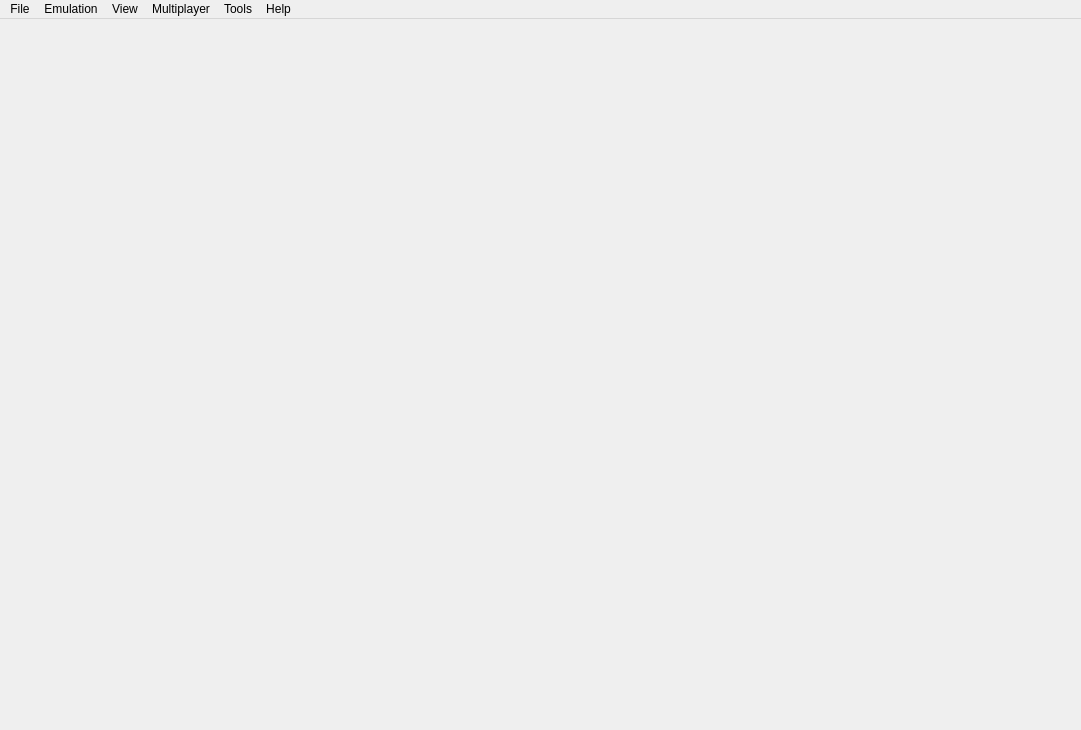
<?xml version="1.0" encoding="UTF-8"?>
<ui version="4.0">
 <class>MainWindow</class>
 <widget class="QMainWindow" name="MainWindow">
  <property name="geometry">
   <rect>
    <x>0</x>
    <y>0</y>
    <width>1081</width>
    <height>730</height>
   </rect>
  </property>
  <property name="windowTitle">
   <string>Azahar</string>
  </property>
  <property name="windowIcon">
   <iconset>
    <normaloff>dist/azahar.png</normaloff>dist/azahar.png</iconset>
  </property>
  <property name="tabShape">
   <enum>QTabWidget::Rounded</enum>
  </property>
  <property name="dockNestingEnabled">
   <bool>true</bool>
  </property>
  <widget class="QWidget" name="centralwidget">
   <layout class="QHBoxLayout" name="horizontalLayout">
    <property name="leftMargin">
     <number>0</number>
    </property>
    <property name="topMargin">
     <number>0</number>
    </property>
    <property name="rightMargin">
     <number>0</number>
    </property>
    <property name="bottomMargin">
     <number>0</number>
    </property>
   </layout>
  </widget>
  <widget class="QMenuBar" name="menubar">
   <property name="geometry">
    <rect>
     <x>0</x>
     <y>0</y>
     <width>1081</width>
     <height>22</height>
    </rect>
   </property>
   <widget class="QMenu" name="menu_File">
    <property name="title">
     <string>File</string>
    </property>
    <widget class="QMenu" name="menu_Boot_Home_Menu">
     <property name="title">
      <string>Boot Home Menu</string>
     </property>
     <addaction name="action_Boot_Home_Menu_JPN"/>
     <addaction name="action_Boot_Home_Menu_USA"/>
     <addaction name="action_Boot_Home_Menu_EUR"/>
     <addaction name="action_Boot_Home_Menu_AUS"/>
     <addaction name="action_Boot_Home_Menu_CHN"/>
     <addaction name="action_Boot_Home_Menu_KOR"/>
     <addaction name="action_Boot_Home_Menu_TWN"/>
    </widget>
    <widget class="QMenu" name="menu_recent_files">
     <property name="title">
      <string>Recent Files</string>
     </property>
    </widget>
    <widget class="QMenu" name="menu_Amiibo">
     <property name="title">
      <string>Amiibo</string>
     </property>
     <addaction name="action_Load_Amiibo"/>
     <addaction name="action_Remove_Amiibo"/>
    </widget>
    <addaction name="action_Load_File"/>
    <addaction name="action_Install_CIA"/>
    <addaction name="action_Connect_Artic"/>
    <addaction name="separator"/>
    <addaction name="action_Setup_System_Files"/>
    <addaction name="menu_Boot_Home_Menu"/>
    <addaction name="separator"/>
    <addaction name="menu_recent_files"/>
    <addaction name="separator"/>
    <addaction name="menu_Amiibo"/>
    <addaction name="separator"/>
    <addaction name="action_Open_Citra_Folder"/>
    <addaction name="separator"/>
    <addaction name="action_Exit"/>
   </widget>
   <widget class="QMenu" name="menu_Emulation">
    <property name="title">
     <string>Emulation</string>
    </property>
    <widget class="QMenu" name="menu_Save_State">
     <property name="title">
      <string>Save State</string>
     </property>
     <addaction name="action_Save_to_Oldest_Slot"/>
     <addaction name="action_Quick_Save"/>
     <addaction name="separator"/>
    </widget>
    <widget class="QMenu" name="menu_Load_State">
     <property name="title">
      <string>Load State</string>
     </property>
     <addaction name="action_Load_from_Newest_Slot"/>
     <addaction name="action_Quick_Load"/>
     <addaction name="separator"/>
    </widget>
    <addaction name="action_Pause"/>
    <addaction name="action_Stop"/>
    <addaction name="action_Restart"/>
    <addaction name="separator"/>
    <addaction name="menu_Load_State"/>
    <addaction name="menu_Save_State"/>
    <addaction name="separator"/>
    <addaction name="action_Configure"/>
    <addaction name="action_Configure_Current_Game"/>
   </widget>
   <widget class="QMenu" name="menu_View">
    <property name="title">
     <string>View</string>
    </property>
    <widget class="QMenu" name="menu_View_Debugging">
     <property name="title">
      <string>Debugging</string>
     </property>
     <addaction name="action_Create_Pica_Surface_Viewer"/>
     <addaction name="separator"/>
    </widget>
    <widget class="QMenu" name="menu_Screen_Layout">
     <property name="title">
      <string>Screen Layout</string>
     </property>
     <addaction name="action_Screen_Layout_Default"/>
     <addaction name="action_Screen_Layout_Single_Screen"/>
     <addaction name="action_Screen_Layout_Large_Screen"/>
     <addaction name="action_Screen_Layout_Side_by_Side"/>
     <addaction name="action_Screen_Layout_Separate_Windows"/>
     <addaction name="action_Screen_Layout_Hybrid_Screen"/>
     <addaction name="action_Screen_Layout_Custom_Layout"/>
     <addaction name="separator"/>
     <addaction name="action_Screen_Layout_Upright_Screens"/>
     <addaction name="action_Screen_Layout_Swap_Screens"/>
     <widget class="QMenu" name="menu_Small_Screen_Position">
      <property name="enabled">
     <bool>true</bool>
    </property>
      <property name="title">
       <string>Small Screen Position</string>
      </property>
      <addaction name="action_Small_Screen_TopRight"/>
      <addaction name="action_Small_Screen_MiddleRight"/>
      <addaction name="action_Small_Screen_BottomRight"/>
      <addaction name="action_Small_Screen_TopLeft"/>
      <addaction name="action_Small_Screen_MiddleLeft"/>
      <addaction name="action_Small_Screen_BottomLeft"/>
      <addaction name="action_Small_Screen_Above"/>
      <addaction name="action_Small_Screen_Below"/>
     </widget>
     <addaction name="menu_Small_Screen_Position"/>
    </widget>
    <addaction name="action_Fullscreen"/>
    <addaction name="action_Single_Window_Mode"/>
    <addaction name="menu_Screen_Layout"/>
    <addaction name="separator"/>
    <addaction name="action_Display_Dock_Widget_Headers"/>
    <addaction name="action_Show_Filter_Bar"/>
    <addaction name="action_Show_Status_Bar"/>
    <addaction name="separator"/>
    <addaction name="menu_View_Debugging"/>
   </widget>
   <widget class="QMenu" name="menu_Multiplayer">
    <property name="enabled">
     <bool>true</bool>
    </property>
    <property name="title">
     <string>Multiplayer</string>
    </property>
    <addaction name="action_View_Lobby"/>
    <addaction name="action_Start_Room"/>
    <addaction name="action_Connect_To_Room"/>
    <addaction name="separator"/>
    <addaction name="action_Show_Room"/>
    <addaction name="action_Leave_Room"/>
   </widget>
   <widget class="QMenu" name="menu_Tools">
    <property name="title">
     <string>Tools</string>
    </property>
    <widget class="QMenu" name="menu_Movie">
     <property name="title">
      <string>Movie</string>
     </property>
     <addaction name="action_Record_Movie"/>
     <addaction name="action_Play_Movie"/>
     <addaction name="action_Close_Movie"/>
     <addaction name="separator"/>
     <addaction name="action_Movie_Read_Only_Mode"/>
     <addaction name="action_Save_Movie"/>
    </widget>
    <addaction name="action_Advance_Frame"/>
    <addaction name="menu_Movie"/>
    <addaction name="separator"/>
    <addaction name="action_Capture_Screenshot"/>
    <addaction name="action_Dump_Video"/>
    <addaction name="separator"/>
    <addaction name="action_Compress_ROM_File"/>
    <addaction name="action_Decompress_ROM_File"/>
   </widget>
   <widget class="QMenu" name="menu_Help">
    <property name="title">
     <string>Help</string>
    </property>
    <addaction name="separator"/>
    <addaction name="action_Report_Compatibility"/>
    <addaction name="separator"/>
    <addaction name="action_Open_Log_Folder"/>
    <addaction name="action_FAQ"/>
    <addaction name="action_About"/>
   </widget>
   <addaction name="menu_File"/>
   <addaction name="menu_Emulation"/>
   <addaction name="menu_View"/>
   <addaction name="menu_Multiplayer"/>
   <addaction name="menu_Tools"/>
   <addaction name="menu_Help"/>
  </widget>
  <action name="action_Load_File">
   <property name="text">
    <string>Load File...</string>
   </property>
  </action>
  <action name="action_Install_CIA">
   <property name="text">
    <string>Install CIA...</string>
   </property>
  </action>
  <action name="action_Connect_Artic">
    <property name="text">
      <string>Connect to Artic Base...</string>
    </property>
  </action>
  <action name="action_Setup_System_Files">
    <property name="text">
      <string>Set Up System Files...</string>
    </property>
  </action>
  <action name="action_Boot_Home_Menu_JPN">
   <property name="text">
    <string>JPN</string>
   </property>
  </action>
  <action name="action_Boot_Home_Menu_USA">
   <property name="text">
    <string>USA</string>
   </property>
  </action>
  <action name="action_Boot_Home_Menu_EUR">
   <property name="text">
    <string>EUR</string>
   </property>
  </action>
  <action name="action_Boot_Home_Menu_AUS">
   <property name="text">
    <string>AUS</string>
   </property>
  </action>
  <action name="action_Boot_Home_Menu_CHN">
   <property name="text">
    <string>CHN</string>
   </property>
  </action>
  <action name="action_Boot_Home_Menu_KOR">
   <property name="text">
    <string>KOR</string>
   </property>
  </action>
  <action name="action_Boot_Home_Menu_TWN">
   <property name="text">
    <string>TWN</string>
   </property>
  </action>
  <action name="action_Exit">
   <property name="text">
    <string>Exit</string>
   </property>
  </action>
  <action name="action_Pause">
   <property name="enabled">
    <bool>false</bool>
   </property>
   <property name="text">
    <string>Pause</string>
   </property>
  </action>
  <action name="action_Stop">
   <property name="enabled">
    <bool>false</bool>
   </property>
   <property name="text">
    <string>Stop</string>
   </property>
  </action>
  <action name="action_Save">
   <property name="enabled">
    <bool>false</bool>
   </property>
   <property name="text">
    <string>Save</string>
   </property>
  </action>
  <action name="action_Load">
   <property name="enabled">
    <bool>false</bool>
   </property>
   <property name="text">
    <string>Load</string>
   </property>
  </action>
  <action name="action_FAQ">
   <property name="text">
    <string>FAQ</string>
   </property>
  </action>
  <action name="action_About">
   <property name="text">
    <string>About Azahar</string>
   </property>
   <property name="menuRole">
    <enum>QAction::AboutRole</enum>
   </property>
  </action>
  <action name="action_Single_Window_Mode">
   <property name="checkable">
    <bool>true</bool>
   </property>
   <property name="text">
    <string>Single Window Mode</string>
   </property>
  </action>
  <action name="action_Save_to_Oldest_Slot">
   <property name="text">
    <string>Save to Oldest Slot</string>
   </property>
  </action>
  <action name="action_Quick_Save">
   <property name="text">
    <string>Quick Save</string>
   </property>
  </action>
  <action name="action_Load_from_Newest_Slot">
   <property name="text">
    <string>Load from Newest Slot</string>
   </property>
  </action>
  <action name="action_Quick_Load">
   <property name="text">
    <string>Quick Load</string>
   </property>
  </action>
  <action name="action_Configure">
   <property name="text">
    <string>Configure...</string>
   </property>
   <property name="menuRole">
    <enum>QAction::PreferencesRole</enum>
   </property>
  </action>
  <action name="action_Display_Dock_Widget_Headers">
   <property name="checkable">
    <bool>true</bool>
   </property>
   <property name="text">
    <string>Display Dock Widget Headers</string>
   </property>
  </action>
  <action name="action_Show_Filter_Bar">
   <property name="checkable">
    <bool>true</bool>
   </property>
   <property name="text">
    <string>Show Filter Bar</string>
   </property>
  </action>
  <action name="action_Show_Status_Bar">
   <property name="checkable">
    <bool>true</bool>
   </property>
   <property name="text">
    <string>Show Status Bar</string>
   </property>
  </action>
  <action name="action_Create_Pica_Surface_Viewer">
   <property name="text">
    <string>Create Pica Surface Viewer</string>
   </property>
  </action>
  <action name="action_Record_Movie">
   <property name="text">
    <string>Record...</string>
   </property>
  </action>
  <action name="action_Play_Movie">
   <property name="text">
    <string>Play...</string>
   </property>
  </action>
  <action name="action_Close_Movie">
   <property name="text">
    <string>Close</string>
   </property>
   <property name="enabled">
    <bool>false</bool>
   </property>
  </action>
  <action name="action_Save_Movie">
   <property name="enabled">
    <bool>false</bool>
   </property>
   <property name="text">
    <string>Save without Closing</string>
   </property>
  </action>
  <action name="action_Movie_Read_Only_Mode">
   <property name="checkable">
    <bool>true</bool>
   </property>
   <property name="checked">
    <bool>true</bool>
   </property>
   <property name="text">
    <string>Read-Only Mode</string>
   </property>
  </action>
  <action name="action_Advance_Frame">
   <property name="enabled">
    <bool>false</bool>
   </property>
   <property name="text">
    <string>Advance Frame</string>
   </property>
  </action>
  <action name="action_Capture_Screenshot">
   <property name="enabled">
    <bool>false</bool>
   </property>
   <property name="text">
    <string>Capture Screenshot</string>
   </property>
  </action>
  <action name="action_Dump_Video">
   <property name="checkable">
    <bool>true</bool>
   </property>
   <property name="text">
    <string>Dump Video</string>
   </property>
  </action>
  <action name="action_Compress_ROM_File">
   <property name="text">
    <string>Compress ROM File...</string>
   </property>
  </action>
  <action name="action_Decompress_ROM_File">
   <property name="text">
    <string>Decompress ROM File...</string>
   </property>
  </action>
  <action name="action_View_Lobby">
   <property name="enabled">
    <bool>true</bool>
   </property>
   <property name="text">
    <string>Browse Public Rooms</string>
   </property>
  </action>
  <action name="action_Start_Room">
   <property name="enabled">
    <bool>true</bool>
   </property>
   <property name="text">
    <string>Create Room</string>
   </property>
  </action>
  <action name="action_Leave_Room">
   <property name="enabled">
    <bool>false</bool>
   </property>
   <property name="text">
    <string>Leave Room</string>
   </property>
  </action>
  <action name="action_Connect_To_Room">
   <property name="text">
    <string>Direct Connect to Room</string>
   </property>
  </action>
  <action name="action_Show_Room">
   <property name="enabled">
    <bool>false</bool>
   </property>
   <property name="text">
    <string>Show Current Room</string>
   </property>
  </action>
  <action name="action_Fullscreen">
   <property name="checkable">
    <bool>true</bool>
   </property>
   <property name="text">
    <string>Fullscreen</string>
   </property>
  </action>
  <action name="action_Open_Log_Folder">
   <property name="text">
    <string>Open Log Folder</string>
   </property>
   <property name="toolTip">
    <string>Opens the Azahar Log folder</string>
   </property>
  </action>
  <action name="action_Screen_Layout_Default">
   <property name="checkable">
    <bool>true</bool>
   </property>
   <property name="text">
    <string>Default</string>
   </property>
  </action>
  <action name="action_Screen_Layout_Single_Screen">
   <property name="checkable">
    <bool>true</bool>
   </property>
   <property name="text">
    <string>Single Screen</string>
   </property>
  </action>
  <action name="action_Screen_Layout_Large_Screen">
   <property name="checkable">
    <bool>true</bool>
   </property>
   <property name="text">
    <string>Large Screen</string>
   </property>
  </action>
  <action name="action_Screen_Layout_Side_by_Side">
   <property name="checkable">
    <bool>true</bool>
   </property>
   <property name="text">
    <string>Side by Side</string>
   </property>
  </action>
  <action name="action_Screen_Layout_Separate_Windows">
   <property name="checkable">
    <bool>true</bool>
   </property>
   <property name="text">
    <string>Separate Windows</string>
   </property>
  </action>
  <action name="action_Screen_Layout_Hybrid_Screen">
   <property name="checkable">
    <bool>true</bool>
   </property>
   <property name="text">
    <string>Hybrid Screen</string>
   </property>
  </action>
  <action name="action_Screen_Layout_Custom_Layout">
   <property name="checkable">
    <bool>true</bool>
   </property>
   <property name="text">
    <string>Custom Layout</string>
   </property>
  </action>
  <action name="action_Small_Screen_TopRight">
   <property name="checkable">
    <bool>true</bool>
   </property>
   <property name="text">
    <string>Top Right</string>
   </property>
  </action>
  <action name="action_Small_Screen_MiddleRight">
   <property name="checkable">
    <bool>true</bool>
   </property>
   <property name="text">
    <string>Middle Right</string>
   </property>
  </action>
  <action name="action_Small_Screen_BottomRight">
   <property name="checkable">
    <bool>true</bool>
   </property>
   <property name="text">
    <string>Bottom Right</string>
   </property>
  </action>
  <action name="action_Small_Screen_TopLeft">
   <property name="checkable">
    <bool>true</bool>
   </property>
   <property name="text">
    <string>Top Left</string>
   </property>
  </action>
  <action name="action_Small_Screen_MiddleLeft">
   <property name="checkable">
    <bool>true</bool>
   </property>
   <property name="text">
    <string>Middle Left</string>
   </property>
  </action>
  <action name="action_Small_Screen_BottomLeft">
   <property name="checkable">
    <bool>true</bool>
   </property>
   <property name="text">
    <string>Bottom Left</string>
   </property>
  </action>
  <action name="action_Small_Screen_Above">
   <property name="checkable">
    <bool>true</bool>
   </property>
   <property name="text">
    <string>Above</string>
   </property>
  </action>
  <action name="action_Small_Screen_Below">
   <property name="checkable">
    <bool>true</bool>
   </property>
   <property name="text">
    <string>Below</string>
   </property>
  </action>
  <action name="action_Screen_Layout_Swap_Screens">
   <property name="checkable">
    <bool>true</bool>
   </property>
   <property name="text">
    <string>Swap Screens</string>
   </property>
  </action>
  <action name="action_Screen_Layout_Upright_Screens">
   <property name="checkable">
    <bool>true</bool>
   </property>
   <property name="text">
    <string>Rotate Upright</string>
   </property>
  </action>
  <action name="action_Report_Compatibility">
   <property name="text">
    <string>Report Compatibility</string>
   </property>
  </action>
  <action name="action_Restart">
   <property name="enabled">
    <bool>false</bool>
   </property>
   <property name="text">
    <string>Restart</string>
   </property>
  </action>
  <action name="action_Load_Amiibo">
   <property name="enabled">
    <bool>false</bool>
   </property>
   <property name="text">
    <string>Load...</string>
   </property>
  </action>
  <action name="action_Remove_Amiibo">
   <property name="enabled">
    <bool>false</bool>
   </property>
   <property name="text">
    <string>Remove</string>
   </property>
  </action>
  <action name="action_Open_Citra_Folder">
   <property name="text">
    <string>Open Azahar Folder</string>
   </property>
  </action>
  <action name="action_Configure_Current_Game">
   <property name="enabled">
    <bool>false</bool>
   </property>
   <property name="text">
    <string>Configure Current Application...</string>
   </property>
   <property name="menuRole">
    <enum>QAction::NoRole</enum>
   </property>
  </action>
 </widget>
 <resources/>
 <connections/>
</ui>
